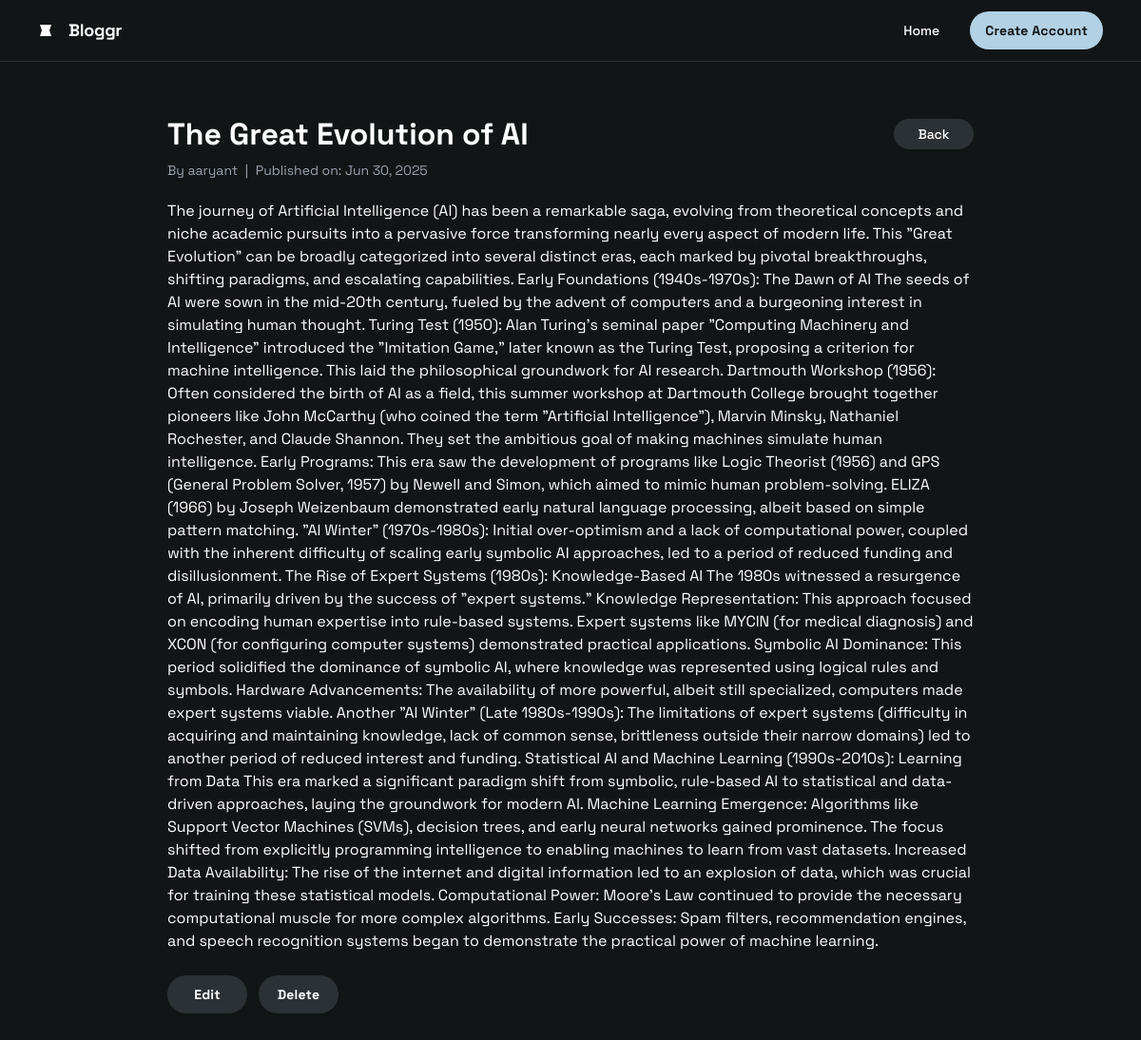
The page /read_myblog/1/ on the database its author committed.
### blogger/models.py (models this page shows)
class blogs(models.Model):
    blog_text=models.TextField()
    blog_title=models.CharField(max_length=500)
    blog_image=models.ImageField(upload_to='blogimg', null=True, blank=True)
    created_at=models.DateTimeField(auto_now=True)
    user=models.ForeignKey(User,on_delete=models.CASCADE, null=True, blank=True)

### blogger/views.py (the view)
# urls.py: path("read_myblog/<id>/", views.read_myblog)
def read_myblog(request,id):
    if request.method=='POST':
        pass
    return render(request, "user_read.html", {"blog":blogs.objects.get(id=id)})

### blogger/templates/user_read.html
{% extends "base.html" %}
{% block content %}
<div class="px-40 flex flex-1 justify-center py-5">
    <div class="layout-content-container flex flex-col max-w-[960px] flex-1">
        <div class="p-4">
            <div class="flex justify-between items-center mb-2">
                <p class="text-white tracking-light text-[32px] font-bold leading-tight min-w-72">
                    {{blog.blog_title}}
                </p>
                <button
                    class="flex min-w-[84px] max-w-[480px] cursor-pointer items-center justify-center overflow-hidden rounded-full h-8 px-4 bg-[#2c3135] text-white text-sm font-medium leading-normal"
                >
                    <span class="truncate"><a href="\myblogs\">Back</a></span>
                </button>
            </div>
            <p class="text-gray-400 text-sm font-normal leading-normal">
                    By {{ blog.user.username }}
                <span class="mx-1">|</span>
                Published on: {{ blog.created_at|date:"M d, Y" }}
            </p>
        </div>
        <p class="text-white text-base font-normal leading-normal pb-3 pt-1 px-4">
            {{blog.blog_text}}
        </p>
        <div class="flex justify-stretch">
              <div class="flex flex-1 gap-3 flex-wrap px-4 py-3 justify-start">
                <button
                  class="flex min-w-[84px] max-w-[480px] cursor-pointer items-center justify-center overflow-hidden rounded-full h-10 px-4 bg-[#2c3135] text-white text-sm font-bold leading-normal tracking-[0.015em]"
                >
                  <span class="truncate">Edit</span>
                </button>
                <button
                  class="flex min-w-[84px] max-w-[480px] cursor-pointer items-center justify-center overflow-hidden rounded-full h-10 px-4 bg-[#2c3135] text-white text-sm font-bold leading-normal tracking-[0.015em]"
                >
                  <span class="truncate"><a href="/del/{{blog.id}}">Delete</a></span>
                </button>
              </div>
    </div>
</div>
{% endblock %}

### rows shown on the page
blogs: blog_title "The Great Evolution of AI", user.username "aaryant", created_at "Jun 30, 2025", blog_text "The journey of Artificial Intelligence (AI) has been a remarkable saga, evolving from theoretical concepts and niche academic pursuits into a pervasive force transforming nearly every aspect of modern life. This \"Great Evolution\" can be broadly categorized into several distinct eras, each marked by pivotal breakthroughs, shifting paradigms, and escalating capabilities. Early Foundations (1940s-1970s): The Dawn of AI The seeds of AI were sown in the mid-20th century, fueled by the advent of computers and a burgeoning interest in simulating human thought. Turing Test (1950): Alan Turing's seminal paper \"Computing Machinery and Intelligence\" introduced the \"Imitation Game,\" later known as the…"
